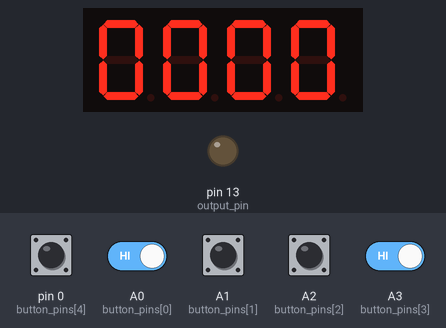
The sketch below on a simulated Arduino Uno, built with avr-gcc and run on an emulated ATmega328P. Parts: 4-digit seven-segment display, output pins drawn as LEDs (lit = HIGH). Wiring (inferred from the names in the program): 4-digit 7-segment display, segments lit when HIGH: segments pin 2, pin 3, pin 4, pin 5, pin 6, pin 7, pin 8; digit selects pin 12, pin 11, pin 10, pin 9. The inputs (shaded band) are chosen by the test bench; at power-on: A0 (button_pins[0]), A1 (button_pins[1]), A2 (button_pins[2]), A3 (button_pins[3]), pin 0 (button_pins[4]) HIGH. The segment pins are drawn as the display they are named for; pins used as bus, display or sensor lines are not drawn.

Above: at 1.2 s.
1.3 s: pin 0 (button_pins[4]) pulled LOW for 0.15 s
At 1.56 s:
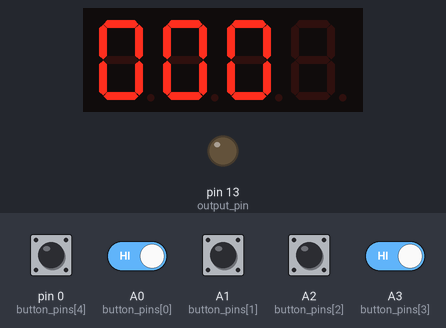
2.0 s: A1 (button_pins[1]) pulled LOW for 0.15 s
At 2.36 s:
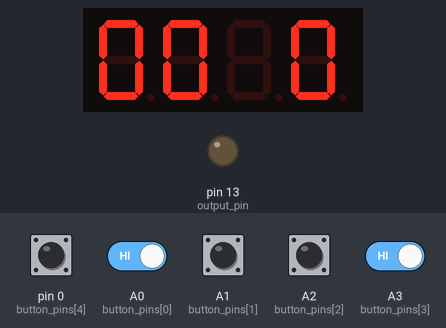
2.7 s: pin 0 (button_pins[4]) pulled LOW for 1 s
At 2.96 s:
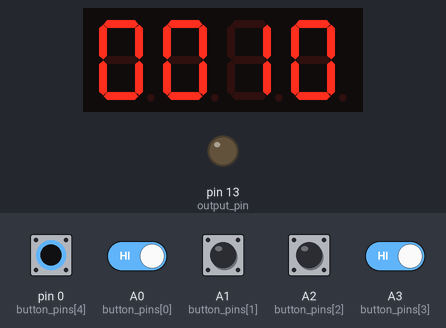
4.3 s: A2 (button_pins[2]) pulled LOW for 0.15 s
At 4.76 s:
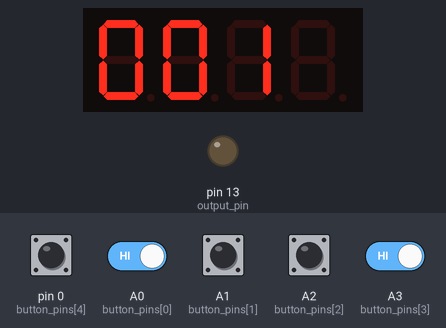
5.0 s: A2 (button_pins[2]) pulled LOW for 1 s
At 5.16 s:
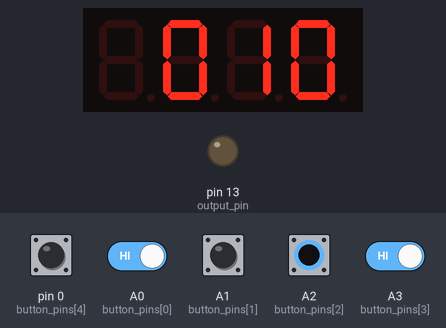
6.6 s: A0 (button_pins[0]) driven LOW and A3 (button_pins[3]) driven LOW
At 17.18 s:
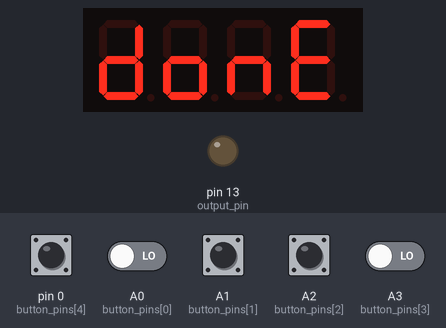
Timing chart, 0 to 18.7 s (numbered marks = the images above; inputs shaded):
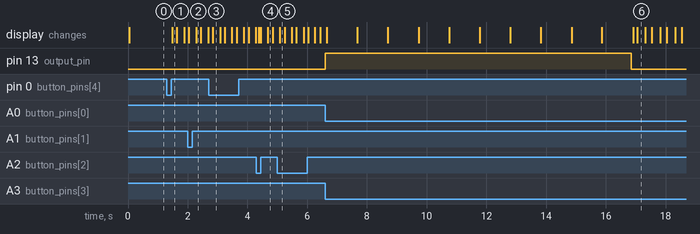

The sketch:

UV_Timer.ino
```cpp
/* UV Timer firmware v1.0
 *  This file is part of the UV box project:
 *
 *  http://blog.damnsoft.org/uv-exposure-box-project-part-1/
 *
 *  Author: Elias Zacarias
 */
#define TOTAL_DIGITS                4
#define TOTAL_BTTNS                 5

// Pin mapping -----------------------------
const int output_pin                = 13;
const int digit_map[TOTAL_DIGITS]   = {12, 11, 10, 9};
const int segment_map[7]            = {2, 3, 4, 5, 6, 7, 8};
const int button_pins[TOTAL_BTTNS]  = {A0, A1, A2, A3, 0};

#define BTTN_PREV                   1
#define BTTN_NEXT                   2
#define BTTN_INC                    4
#define BTTN_START                  3
#define BTTN_SAFE                   0 // Safety switch. Will automatically pause if this button is not "pressed".

// 59:59 Max time. Feel free to change
const byte digit_max[TOTAL_DIGITS]  = {5, 9, 5, 9};

// Program states
#define STATE_IDLE                  0
#define STATE_EDITING               1
#define STATE_PAUSED                2
#define STATE_RUNNING               3
#define STATE_INTERRUPTED           4
#define STATE_FINISHED              5

// Constants for 7-segment addressing.
#define _SEG_A                      (byte)0b00000001
#define _SEG_B                      (byte)0b00000010
#define _SEG_C                      (byte)0b00000100
#define _SEG_D                      (byte)0b00001000
#define _SEG_E                      (byte)0b00010000
#define _SEG_F                      (byte)0b00100000
#define _SEG_G                      (byte)0b01000000

// Implemented "symbols" (indexes from the character map)
#define CHAR_A                     0xA
#define CHAR_B                     0xB
#define CHAR_C                     0xC
#define CHAR_D                     0xD
#define CHAR_E                     0xE
#define CHAR_F                     0xF
#define CHAR_N                     0x10
#define CHAR_O                     0x11

// 7-Segment character map ------------------------------------------
const byte digit_segmap[] = {
  _SEG_A | _SEG_B | _SEG_C | _SEG_D | _SEG_E | _SEG_F,         // 0
  _SEG_B | _SEG_C,                                             // 1
  _SEG_A | _SEG_B | _SEG_G | _SEG_E | _SEG_D,                  // 2
  _SEG_A | _SEG_B | _SEG_C | _SEG_D | _SEG_G,                  // 3
  _SEG_F | _SEG_G | _SEG_B | _SEG_C,                           // 4
  _SEG_A | _SEG_F | _SEG_G | _SEG_C | _SEG_D,                  // 5
  _SEG_A | _SEG_F | _SEG_G | _SEG_C | _SEG_D | _SEG_E,         // 6
  _SEG_A | _SEG_B | _SEG_C | _SEG_C,                           // 7
  _SEG_A | _SEG_B | _SEG_C | _SEG_D | _SEG_E | _SEG_F | _SEG_G,// 8
  _SEG_A | _SEG_B | _SEG_C | _SEG_D | _SEG_F | _SEG_G,         // 9
  _SEG_A | _SEG_B | _SEG_C | _SEG_D | _SEG_E | _SEG_G,         // a
  _SEG_C | _SEG_D | _SEG_E | _SEG_F | _SEG_G,                  // b
  _SEG_G | _SEG_E | _SEG_D,                                    // c
  _SEG_B | _SEG_C | _SEG_D | _SEG_E | _SEG_G,                  // d
  _SEG_A | _SEG_F | _SEG_E | _SEG_D | _SEG_G,                  // E
  _SEG_A | _SEG_F | _SEG_E | _SEG_G,                           // F
  _SEG_G | _SEG_E | _SEG_C,                                    // n
  _SEG_G | _SEG_E | _SEG_C | _SEG_D                            // o
};

volatile long remainingTime = 0;
volatile bool btPressState[TOTAL_BTTNS];
volatile bool btPrevState[TOTAL_BTTNS];
volatile byte digits[TOTAL_DIGITS];
volatile bool showDigits[TOTAL_DIGITS];
volatile byte curState = STATE_IDLE;
volatile char curEditDigit = 0;

/********************************************************************************
 **                                                                            **
 **                 I N T E R R U P T   H A N D L E R S                        **
 **                                                                            **
 ********************************************************************************/
// This interrupt is called once a millisecond.
SIGNAL(TIMER0_COMPA_vect) {
  if (curState == STATE_RUNNING && remainingTime > 0) remainingTime--;
}

/********************************************************************************
 **                                                                            **
 **                        A U X   F U N C T I O N S                           **
 **                                                                            **
 ********************************************************************************/
void display_off(){
  byte d;

  // Disable all digits
  for (d = 0; d < TOTAL_DIGITS; d++) {
    digitalWrite(digit_map[d], HIGH);
  }
}

void resetTime(){
  byte d;
  for (d = 0; d < TOTAL_DIGITS; d++) digits[d] = 0;
}

void show_digit (byte n, byte data){
  byte c;
  // Write segment data
  for (c = 0; c < 7; c++) {
    digitalWrite(segment_map[c], data & 1 ? HIGH : LOW);
    data >>= 1;
  }

  // Enable the digit we want to show
  digitalWrite(digit_map[n % TOTAL_DIGITS], LOW);
}

void hide_digit (byte n){
  // Disable the digit we want to show
  digitalWrite(digit_map[n % TOTAL_DIGITS], HIGH);
}

void set_time (long tSeconds){
  byte secDisplay = tSeconds % 60;
  byte minDisplay = tSeconds / 60;

  // Minutes
  digits[0] = minDisplay / 10;
  digits[1] = minDisplay % 10;
  // Seconds
  digits[2] = secDisplay / 10;
  digits[3] = secDisplay % 10;
}

void startWithTimeOnDisplay(){
  long secs = digits[0]*600;

  secs += digits[1]*60;
  secs += digits[2]*10;
  secs += digits[3];

  remainingTime = secs*1000;
  curState = STATE_RUNNING;
}

bool button_read(int button){
  return (digitalRead(button) == 0);
}

bool is_new_press(byte b){
  return (btPressState[b] == true) && (btPrevState[b] == false);
}

bool is_button_pressed(byte b){
  return (btPressState[b] == true);
}


/********************************************************************************
 **                                                                            **
 **                                  S E T U P                                 **
 **                                                                            **
 ********************************************************************************/
void setup() {
  byte c;

  // Output
  pinMode(output_pin, OUTPUT);
  digitalWrite(output_pin, LOW);

  // Set the digit control pins, and set their outputs to HIGH (disabling those digits)
  for (c = 0; c < TOTAL_DIGITS; c++){
    pinMode(digit_map[c], OUTPUT);
    digitalWrite(digit_map[c], HIGH);
  }
  // Same for segments. In this case LOW disables them.
  for (c = 0; c < 7; c++){
    pinMode(segment_map[c], OUTPUT);
    digitalWrite(segment_map[c], LOW);
  }
  // Buttons
  for (c = 0; c < TOTAL_BTTNS; c++) {
    pinMode (button_pins[c], INPUT_PULLUP);
    digitalWrite(button_pins[c], INPUT_PULLUP);  // For analog pins
    btPressState[c] = false;
    btPrevState[c] = false;
  }

  // Timer0 is already used for millis() - we'll just interrupt somewhere
  // in the middle and call the "Compare A" function below
  OCR0A = 0xAF;
  TIMSK0 |= _BV(OCIE0A);


  //Serial.begin(9600);
}

/********************************************************************************
 **                                                                            **
 **                                L O O P                                     **
 **                                                                            **
 ********************************************************************************/
void loop() {
  byte b;
  bool show;
  bool outVal = false;

  // By default all digits will be shown
  for (b = 0; b < TOTAL_DIGITS; b++) showDigits[b] = true;

  // State-dependant code ----------------
  switch (curState){
    case STATE_IDLE:
      curEditDigit = -1;
      if (is_new_press(BTTN_NEXT)) {
        curEditDigit = 0;
        curState = STATE_EDITING;
      }else if (is_new_press(BTTN_PREV)) {
        curEditDigit = TOTAL_DIGITS-1;
        curState = STATE_EDITING;
      } else if (is_new_press(BTTN_INC)){
        // Pressing "INC" should take you to edit the last digit (seconds)
        curEditDigit = TOTAL_DIGITS-1;
        curState = STATE_EDITING;
      }else if (is_new_press(BTTN_START) && is_new_press(BTTN_SAFE)){
        startWithTimeOnDisplay();
      }
      break;

    case STATE_INTERRUPTED:
      show = (millis() % 300 < 150);
      for (b = 0; b < TOTAL_DIGITS; b++) showDigits[b] = show;

      // Un-pause immediately if it's safe to do so.
      if (is_button_pressed(BTTN_SAFE)) curState = STATE_RUNNING;
      break;

    case STATE_PAUSED:
      show = (millis() % 500 < 250);
      for (b = 0; b < TOTAL_DIGITS; b++) showDigits[b] = show;

      // Resume the process (only if it's safe)
      if (is_new_press(BTTN_START) && is_button_pressed(BTTN_SAFE)) {
        curState = STATE_RUNNING;
      }
      // Or return to IDLE upon any other button press
      else if (is_new_press(BTTN_NEXT) || is_new_press(BTTN_PREV) || is_new_press(BTTN_INC)) {
        curState = STATE_IDLE;
      }
      break;

    case STATE_FINISHED:
      show = (millis() % 500 < 250);
      for (b = 0; b < TOTAL_DIGITS; b++) showDigits[b] = show;

      digits[0] = CHAR_D;
      digits[1] = CHAR_O;
      digits[2] = CHAR_N;
      digits[3] = CHAR_E;
      // Any key gets out of this mode
      for (b = 0; b < TOTAL_BTTNS; b++) {
        if (is_new_press(b)) {
          resetTime();
          curState = STATE_IDLE;
          break;
        }
      }
      break;

    case STATE_RUNNING:
      // Update time
      set_time (remainingTime / 1000);
      if (remainingTime == 0) {
        curState = STATE_FINISHED;
      }else if (is_button_pressed(BTTN_SAFE) == false){
        curState = STATE_INTERRUPTED;
      }else if (is_new_press(BTTN_START) == true){
        curState = STATE_PAUSED;
      }else{
        outVal = true;
      }
      break;

    case STATE_EDITING:
      curEditDigit = curEditDigit % TOTAL_DIGITS;
      showDigits[curEditDigit] = (millis() % 400 < 200);
      if (is_new_press(BTTN_INC)){
        digits[curEditDigit]++;
        if (digits[curEditDigit] > digit_max[curEditDigit]) {
          digits[curEditDigit] = 0;
        }
      }else if (is_new_press(BTTN_PREV)){
        curEditDigit--;
      }else if (is_new_press(BTTN_NEXT)){
        curEditDigit++;
      }else if (is_new_press(BTTN_START)){
        // Reset time and go back to idle if the "INC" button is also pressed with "START", otherwise start the process (only if safe)
        if (is_button_pressed(BTTN_INC)){
          resetTime();
          curState = STATE_IDLE;
        }else if (is_button_pressed(BTTN_SAFE)){
          startWithTimeOnDisplay();
        }
      }
      if (curEditDigit < 0) curEditDigit = TOTAL_DIGITS-1;
      if (curEditDigit >= TOTAL_DIGITS) curEditDigit = 0;
    break;
  }

   // Write the approrpriate value to the output pin
   digitalWrite(output_pin, outVal);

  // Read buttons
  for (b = 0; b < TOTAL_BTTNS; b++) {
    btPrevState[b] = btPressState[b];
    btPressState[b] = button_read(button_pins[b]);
  }

   // Update digits on the 7-seg display
   // This will also act as a delay between loops helping debounce button reads
   for (b = 0; b < TOTAL_DIGITS; b++){
    display_off();
    if (showDigits[b]) show_digit (b, digit_segmap[digits[b]]);
    delayMicroseconds(500);
   }

  // Read buttons again and confirm it's indeed pressed.
  for (b = 0; b < TOTAL_BTTNS; b++) {
    btPressState[b] = btPressState[b] && button_read(button_pins[b]);
  }
}
```

Measured:
- after the input at 1.3 s, the display: changes after 0.18 s (image 1)
- after the input at 2.0 s, the display: first differs from a run without the input after 0.28 s (image 2)
- after the input at 2.7 s, the display: changes after 0.14 s (image 3)
- after the input at 4.3 s, the display: changes after 0.08 s (image 4)
- after the input at 5.0 s, the display: changes after 0.08 s (image 5)
- after the input at 6.6 s, pin 13 (output_pin): LOW → HIGH at once, → LOW 10.2 s later; the display: first changes after 0.06 s (image 6 shows a later state)
